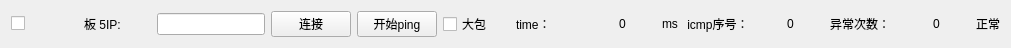
    <widget class="QWidget" name="horizontalLayoutWidget_5">
     <property name="geometry">
      <rect>
       <x>20</x>
       <y>180</y>
       <width>1011</width>
       <height>31</height>
      </rect>
     </property>
     <layout class="QHBoxLayout" name="horizontalLayout_5">
      <item>
       <widget class="QCheckBox" name="ip_enable_5">
        <property name="text">
         <string/>
        </property>
       </widget>
      </item>
      <item>
       <widget class="QLabel" name="label_18">
        <property name="text">
         <string>板 5IP:</string>
        </property>
       </widget>
      </item>
      <item>
       <widget class="QLineEdit" name="ip_Text_5">
        <property name="sizePolicy">
         <sizepolicy hsizetype="Fixed" vsizetype="Fixed">
          <horstretch>0</horstretch>
          <verstretch>0</verstretch>
         </sizepolicy>
        </property>
        <property name="alignment">
         <set>Qt::AlignCenter</set>
        </property>
       </widget>
      </item>
      <item>
       <widget class="QPushButton" name="m_pBtnConnect_5">
        <property name="text">
         <string>连接</string>
        </property>
       </widget>
      </item>
      <item>
       <widget class="QPushButton" name="pingButton_5">
        <property name="text">
         <string>开始ping</string>
        </property>
       </widget>
      </item>
      <item>
       <widget class="QCheckBox" name="bigpack_5">
        <property name="text">
         <string>大包</string>
        </property>
       </widget>
      </item>
      <item>
       <widget class="QLabel" name="label_19">
        <property name="text">
         <string>time：</string>
        </property>
       </widget>
      </item>
      <item>
       <widget class="QLabel" name="time_val_5">
        <property name="text">
         <string>0</string>
        </property>
        <property name="alignment">
         <set>Qt::AlignCenter</set>
        </property>
       </widget>
      </item>
      <item>
       <widget class="QLabel" name="label_20">
        <property name="sizePolicy">
         <sizepolicy hsizetype="Fixed" vsizetype="Preferred">
          <horstretch>0</horstretch>
          <verstretch>0</verstretch>
         </sizepolicy>
        </property>
        <property name="text">
         <string>ms</string>
        </property>
       </widget>
      </item>
      <item>
       <widget class="QLabel" name="label_21">
        <property name="text">
         <string> icmp序号：</string>
        </property>
       </widget>
      </item>
      <item>
       <widget class="QLabel" name="icmp_count_5">
        <property name="text">
         <string>0</string>
        </property>
        <property name="alignment">
         <set>Qt::AlignCenter</set>
        </property>
       </widget>
      </item>
      <item>
       <widget class="QLabel" name="error_text_5">
        <property name="text">
         <string>异常次数：</string>
        </property>
       </widget>
      </item>
      <item>
       <widget class="QLabel" name="error_count_5">
        <property name="text">
         <string>0</string>
        </property>
        <property name="alignment">
         <set>Qt::AlignCenter</set>
        </property>
       </widget>
      </item>
      <item>
       <widget class="QLabel" name="status_led_5">
        <property name="sizePolicy">
         <sizepolicy hsizetype="Fixed" vsizetype="Fixed">
          <horstretch>10</horstretch>
          <verstretch>10</verstretch>
         </sizepolicy>
        </property>
        <property name="text">
         <string>正常</string>
        </property>
       </widget>
      </item>
     </layout>
    </widget>
